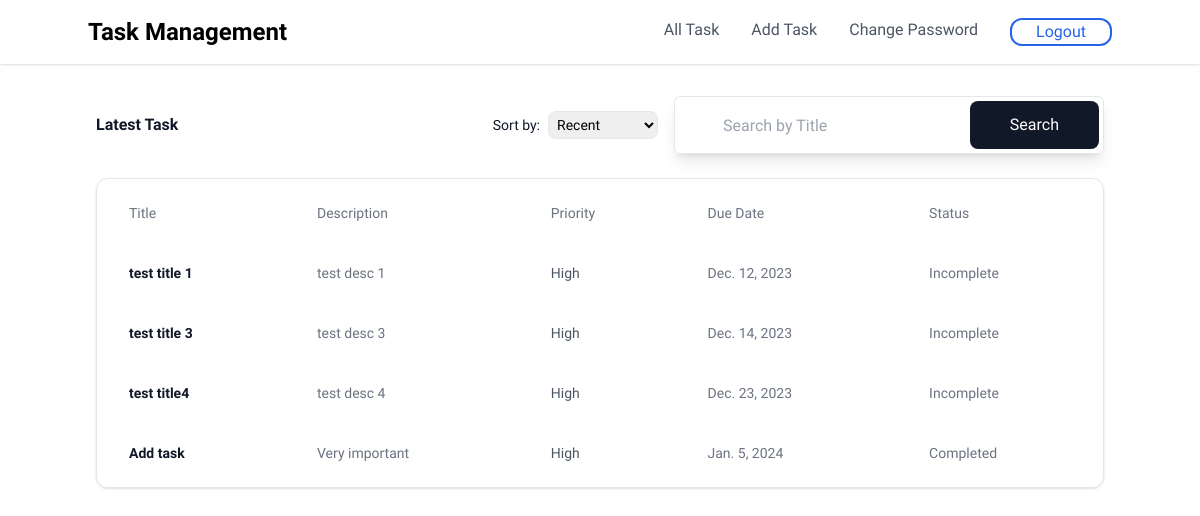
The page / (signed in) on the database its author committed.
### task/models.py (models this page shows, shortened)
class Task(models.Model):
    user = models.ForeignKey(User, on_delete=models.CASCADE)
    title = models.CharField(max_length=255)
    description = models.TextField()
    due_date = models.DateField()
    priority = models.CharField(max_length=30, choices=PRIORITY)
    mark_as_completed = models.BooleanField(default=False)
    created_at = models.DateTimeField(auto_now_add=True)
    updated_at = models.DateTimeField(auto_now=True)

### task/views.py (the view)
# urls.py: path("", index, name="home"),
@login_required
def index(request):
    params = request.GET.get("search")
    if params:
        tasks = Task.objects.prefetch_related("images").filter(
            user=request.user, title__contains=params
        )
    else:
        tasks = Task.objects.prefetch_related("images").filter(user=request.user)
    return render(request, "all_task.html", {"tasks": tasks})

### templates/all_task.html (shortened to what this page needs)
{% extends 'base.html' %}
{% block content %}
<div class="w-screen">
    <div class="mx-auto mt-8 max-w-screen-lg px-2">
        <div class="sm:flex sm:items-center sm:justify-between flex-col sm:flex-row">
            <p class="flex-1 text-base font-bold text-gray-900">Latest Task</p>
            <div class="mt-4 sm:mt-0">
                <div class="flex items-center justify-start sm:justify-end">
                    <div class="flex items-center">
                        <label for="" class="mr-2 flex-shrink-0 text-sm font-medium text-gray-900"> Sort by: </label>
                        <select name=""
                            class="sm: mr-4 block w-full whitespace-pre rounded-lg border p-1 pr-10 text-base outline-none focus:shadow sm:text-sm">
                            <option class="whitespace-no-wrap text-sm">Recent</option>
                        </select>
                    </div>
                    <div>
                        <form
                            class="relative mx-auto flex w-full max-w-2xl items-center justify-between rounded-md border shadow-lg">
                            <input type="name" name="search"
                                class="h-14 w-full rounded-md py-4 pr-40 pl-12 outline-none focus:ring-2"
                                placeholder="Search by Title" />
                            <button type="submit"
                                class="absolute right-0 mr-1 inline-flex h-12 items-center justify-center rounded-lg bg-gray-900 px-10 font-medium text-white focus:ring-4 hover:bg-gray-700">Search</button>
                        </form>
                    </div>
                </div>
            </div>
        </div>
        <div class="mt-6 overflow-hidden rounded-xl border shadow">
            <table class="min-w-full border-separate border-spacing-y-2 border-spacing-x-2">
                <thead class="hidden border-b lg:table-header-group">
                    <tr class="">
                        <td class="whitespace-normal py-4 text-sm font-medium text-gray-500 sm:px-6">Title
                        </td>
                        <td class="whitespace-normal py-4 text-sm font-medium text-gray-500 sm:px-6">Description</td>
                        <td class="whitespace-normal py-4 text-sm font-medium text-gray-500 sm:px-6">Priority</td>
                        <td class="whitespace-normal py-4 text-sm font-medium text-gray-500 sm:px-6">Due Date</td>
                        <td class="whitespace-normal py-4 text-sm font-medium text-gray-500 sm:px-6">Status</td>
                    </tr>
                </thead>
                <tbody class="lg:border-gray-300">
                    {% for task in tasks %}
                    <tr class="">
                        <td class="whitespace-no-wrap py-4 text-sm font-bold text-gray-900 sm:px-6">
                            <a href="{% url 'view_task' task.id %}">{{task.title}}</a>
                        </td>
                        <td
                            class="whitespace-no-wrap hidden py-4 text-sm font-normal text-gray-500 sm:px-6 lg:table-cell">
                            {{task.description}}</td>
                        <td class="whitespace-no-wrap py-4 px-6 text-right text-sm text-gray-600 lg:text-left">
                            {{task.priority|capfirst}}
                        </td>
                        <td
                            class="whitespace-no-wrap hidden py-4 text-sm font-normal text-gray-500 sm:px-6 lg:table-cell">
                            {{task.due_date}}
                        </td>
                        <td
                            class="whitespace-no-wrap hidden py-4 text-sm font-normal text-gray-500 sm:px-6 lg:table-cell">
                            {% if task.mark_as_completed %}
                            Completed
                            {% else %}
                            Incomplete
                            {% endif %}
                        </td>
                    </tr>
                    {% endfor %}
                </tbody>
            </table>
        </div>
    </div>
</div>
{% endblock %}

### templates/all_task.html (style rules this page uses)
* { font-family: 'Source Sans Pro'; }

### rows shown on the page
Task: title "test title 1", description "test desc 1", priority "High", due_date "Dec. 12, 2023", mark_as_completed "Incomplete"
Task: title "test title 3", description "test desc 3", priority "High", due_date "Dec. 14, 2023", mark_as_completed "Incomplete"
Task: title "test title4", description "test desc 4", priority "High", due_date "Dec. 23, 2023", mark_as_completed "Incomplete"
Task: title "Add task", description "Very important", priority "High", due_date "Jan. 5, 2024", mark_as_completed "Completed"
